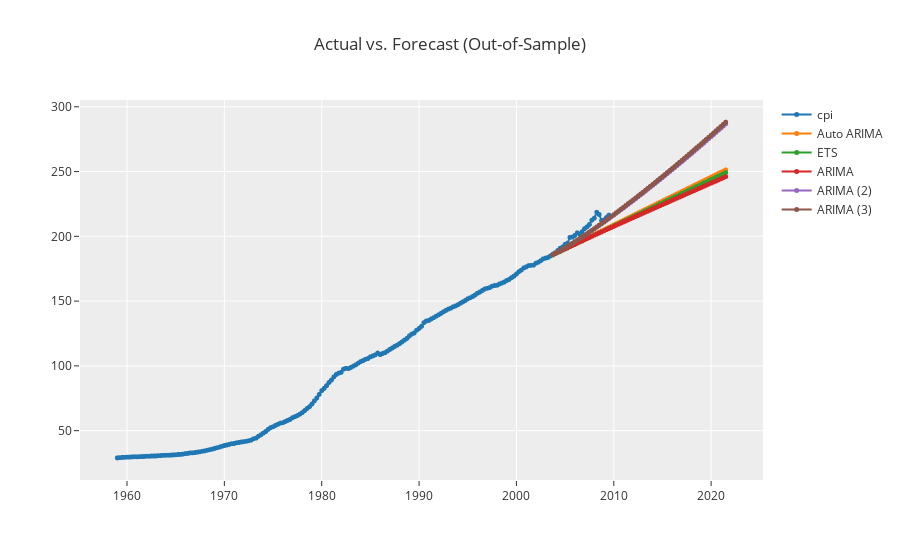

Notebook code cell kept with this figure:
### Markdown cell above
It looks like the custom arima model that we discovered was the best is doing well in this plot but it is import to see the forecasts over a long term horizon and see how they compare.

### Code cell
# compare forecasts of the models for longer period
exp.plot_model(comparison_models, plot='forecast', data_kwargs={"fh": 72})

### Figure 1 — Plotly figure (JSON) as saved in the notebook; plotly's stock layout.template omitted (floating-point values rounded to 4 significant figures; data arrays with more than 128 entries replaced by an {"elided": "..."} marker saying what was removed)
{"data": [{"line": {"color": "rgb(31, 119, 180)", "width": 2}, "marker": {"color": "rgb(31, 119, 180)", "size": 5}, "mode": "lines+markers", "name": "cpi", "type": "scattergl", "x": {"elided": "251 str values"}, "xaxis": "x", "y": {"elided": "251 float values"}, "yaxis": "y"}, {"line": {"color": "rgb(255, 127, 14)", "width": 2}, "marker": {"color": "rgb(255, 127, 14)", "size": 5}, "mode": "lines+markers", "name": "Auto ARIMA", "type": "scattergl", "x": {"elided": "251 str values"}, "xaxis": "x", "y": {"elided": "251 float values"}, "yaxis": "y"}, {"line": {"color": "rgb(44, 160, 44)", "width": 2}, "marker": {"color": "rgb(44, 160, 44)", "size": 5}, "mode": "lines+markers", "name": "ETS", "type": "scattergl", "x": {"elided": "251 str values"}, "xaxis": "x", "y": {"elided": "251 float values"}, "yaxis": "y"}, {"line": {"color": "rgb(214, 39, 40)", "width": 2}, "marker": {"color": "rgb(214, 39, 40)", "size": 5}, "mode": "lines+markers", "name": "ARIMA", "type": "scattergl", "x": {"elided": "251 str values"}, "xaxis": "x", "y": {"elided": "251 float values"}, "yaxis": "y"}, {"line": {"color": "rgb(148, 103, 189)", "width": 2}, "marker": {"color": "rgb(148, 103, 189)", "size": 5}, "mode": "lines+markers", "name": "ARIMA (2)", "type": "scattergl", "x": {"elided": "251 str values"}, "xaxis": "x", "y": {"elided": "251 float values"}, "yaxis": "y"}, {"line": {"color": "rgb(140, 86, 75)", "width": 2}, "marker": {"color": "rgb(140, 86, 75)", "size": 5}, "mode": "lines+markers", "name": "ARIMA (3)", "type": "scattergl", "x": {"elided": "251 str values"}, "xaxis": "x", "y": {"elided": "251 float values"}, "yaxis": "y"}], "layout": {"showlegend": true, "title": {"text": "Actual vs. Forecast (Out-of-Sample)"}, "xaxis": {"anchor": "y", "domain": [0, 1]}, "yaxis": {"anchor": "x", "domain": [0, 1]}}}
